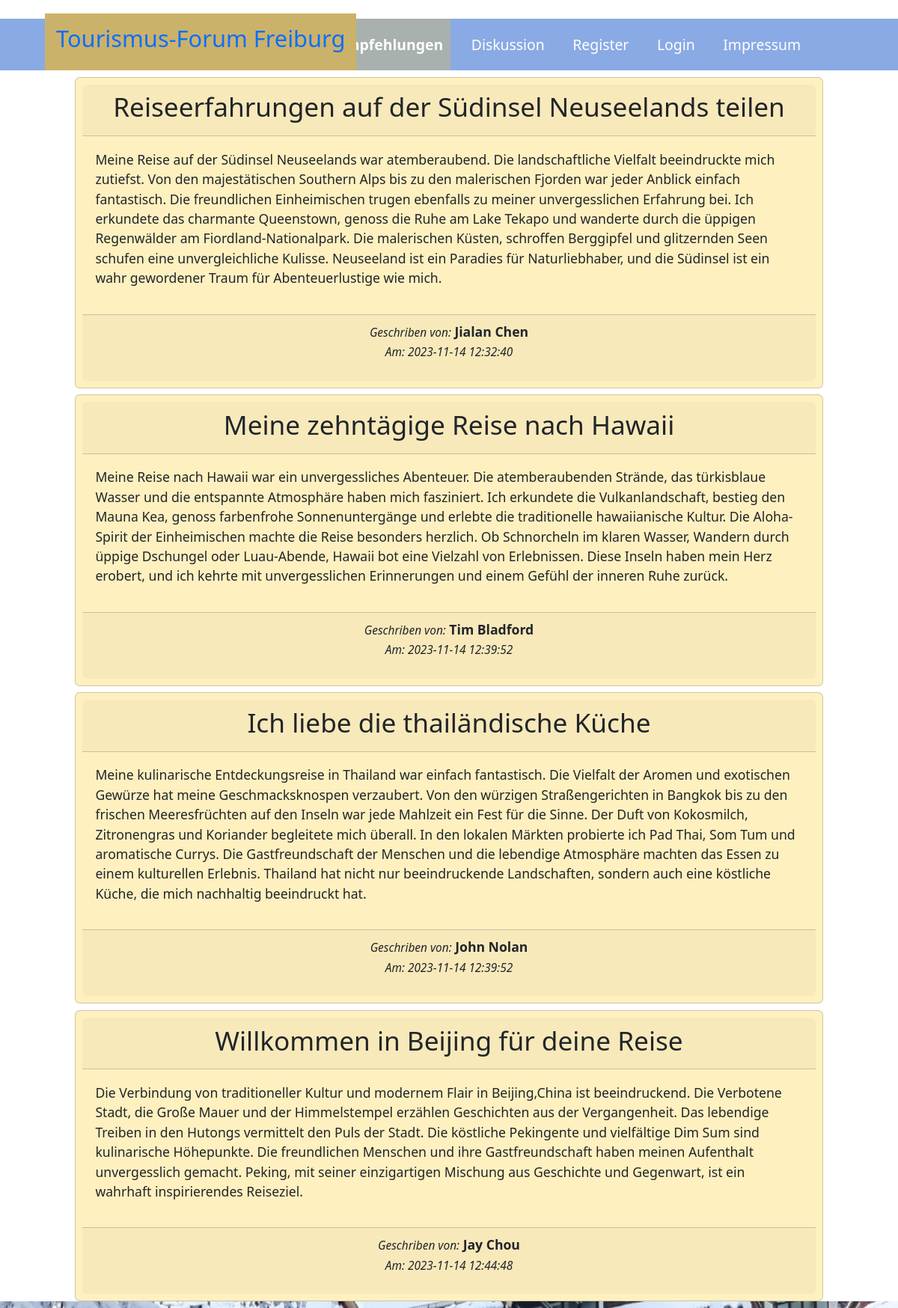
The app's page /index.php?page=empfehlungen with its own data.
### tables this page shows
CREATE TABLE `users` (
  `id` int(10) UNSIGNED NOT NULL,
  `nachname` varchar(250) NOT NULL,
  `vorname` varchar(250) NOT NULL,
  `email` varchar(250) NOT NULL,
  `password` varchar(250) NOT NULL,
  `portrait` varchar(250) DEFAULT 'dummy.jpg',
  `birthday` date DEFAULT NULL,
  `countries_number` int(11) DEFAULT NULL,
  `footprint` varchar(250) DEFAULT NULL,
  `title` varchar(250) DEFAULT NULL,
  `info` text DEFAULT NULL,
  `created_at` timestamp NULL DEFAULT current_timestamp(),
  `updated_at` timestamp NULL DEFAULT current_timestamp()
);

### views/empfehlungen.view.php (the view)
<?php
$stmt = $db->prepare('SELECT * FROM `users`');
$stmt->execute();
$posts = $stmt->fetchAll();
?>
<?php foreach($posts AS $post):?>
<div>
<div class="col-md-10 card bg-warning bg-opacity-25 p-2 rounded m-2 mx-auto">
     <div class="card-header text-center">
         <h2><?=$post['title']?></h2>
     </div>
     <div class="card-body text-left">
         <p><?=$post['info']?></p>
     </div>
     <div class="card-footer text-center">
         <p><em><small>Geschriben von:</small></em> <strong><?=$post['vorname']. ' ' . $post['nachname']?></strong><br><em><small> Am: <?=$post['created_at']?></small></em></p>
     </div>
</div>
</div>
<?php endforeach;?>

### css/style.css (style rules this page uses)
html { font-family:verdana,arial,sans-serif; font-size:110%; background-color:#f1f1f1; color:#222; }
body { padding-top:25px; margin:0; }
.homepage-bg { background-image:url(../img/freiburg_snow.jpg); background-position:center center; background-repeat:no-repeat; background-attachment:fixed; background-size:cover; }

### records on screen
users: title "Reiseerfahrungen auf der Südinsel Neuseelands teilen", info "Meine Reise auf der Südinsel Neuseelands war atemberaubend. Die landschaftliche Vielfalt beeindruckte mich zutiefst. Von den majestätischen Southern Alps bis zu den malerischen Fjorden war jeder Anblick einfach fantastisch. Die freundlichen Einheimischen trugen ebenfalls zu meiner unvergesslichen Erfahrung bei. Ich erkundete das charmante Queenstown, genoss die Ruhe am Lake Tekapo und wanderte durch die üppigen Regenwälder am Fiordland-Nationalpark. Die malerischen Küsten, schroffen Berggipfel und glitzernden Seen schufen eine unvergleichliche Kulisse. Neuseeland ist ein Paradies für Naturliebhaber, und die Südinsel ist ein wahr gewordener Traum für Abenteuerlustige wie mich.", vorname "Jialan", nachname "Chen", created_at "2023-11-14 12:32:40"
users: title "Meine zehntägige Reise nach Hawaii", info "Meine Reise nach Hawaii war ein unvergessliches Abenteuer. Die atemberaubenden Strände, das türkisblaue Wasser und die entspannte Atmosphäre haben mich fasziniert. Ich erkundete die Vulkanlandschaft, bestieg den Mauna Kea, genoss farbenfrohe Sonnenuntergänge und erlebte die traditionelle hawaiianische Kultur. Die Aloha-Spirit der Einheimischen machte die Reise besonders herzlich. Ob Schnorcheln im klaren Wasser, Wandern durch üppige Dschungel oder Luau-Abende, Hawaii bot eine Vielzahl von Erlebnissen. Diese Inseln haben mein Herz erobert, und ich kehrte mit unvergesslichen Erinnerungen und einem Gefühl der inneren Ruhe zurück.", vorname "Tim", nachname "Bladford", created_at "2023-11-14 12:39:52"
users: title "Ich liebe die thailändische Küche", info "Meine kulinarische Entdeckungsreise in Thailand war einfach fantastisch. Die Vielfalt der Aromen und exotischen Gewürze hat meine Geschmacksknospen verzaubert. Von den würzigen Straßengerichten in Bangkok bis zu den frischen Meeresfrüchten auf den Inseln war jede Mahlzeit ein Fest für die Sinne. Der Duft von Kokosmilch, Zitronengras und Koriander begleitete mich überall. In den lokalen Märkten probierte ich Pad Thai, Som Tum und aromatische Currys. Die Gastfreundschaft der Menschen und die lebendige Atmosphäre machten das Essen zu einem kulturellen Erlebnis. Thailand hat nicht nur beeindruckende Landschaften, sondern auch eine köstliche Küche, die mich nachhaltig beeindruckt hat.", vorname "John", nachname "Nolan", created_at "2023-11-14 12:39:52"
users: title "Willkommen in Beijing für deine Reise", info "Die Verbindung von traditioneller Kultur und modernem Flair in Beijing,China ist beeindruckend. Die Verbotene Stadt, die Große Mauer und der Himmelstempel erzählen Geschichten aus der Vergangenheit. Das lebendige Treiben in den Hutongs vermittelt den Puls der Stadt. Die köstliche Pekingente und vielfältige Dim Sum sind kulinarische Höhepunkte. Die freundlichen Menschen und ihre Gastfreundschaft haben meinen Aufenthalt unvergesslich gemacht. Peking, mit seiner einzigartigen Mischung aus Geschichte und Gegenwart, ist ein wahrhaft inspirierendes Reiseziel.", vorname "Jay", nachname "Chou", created_at "2023-11-14 12:44:48"
